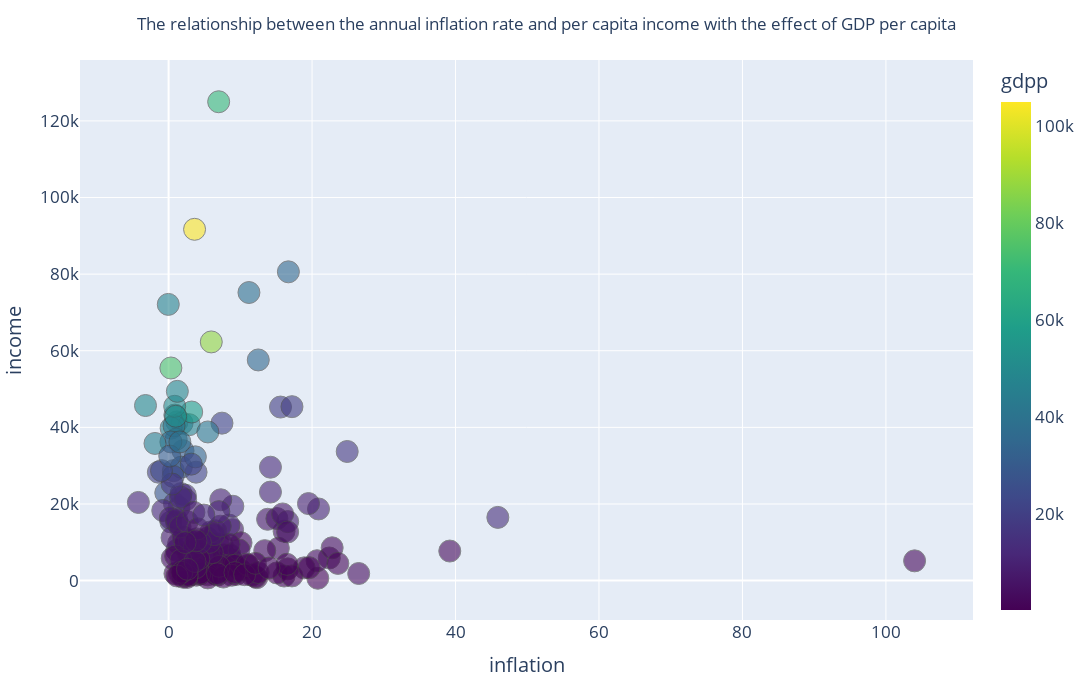

The code cell stored with this chart in its notebook:
### Markdown cell above
✅ General pattern:
1. Most countries have export rates between 0 and 50 percent
2. We see countries that have low exports but high GDP per capita. These countries are export-dependent countries
3. Countries with high export rates and high GDP per capita are strong industrial countries

### Code cell
fig = px.scatter(
    df,
    x="inflation",
    y="income",
    color="gdpp",
    color_continuous_scale="viridis",
    hover_name="country",
    size_max=40,
    opacity=0.7
)

fig.update_traces(marker=dict(size=22)) 
fig.update_traces(
    marker=dict(
        opacity=0.6,
        line=dict(width=1)
    )
)

fig.update_layout(
    title=f"The relationship between the annual inflation rate and per capita income with the effect of GDP per capita",
    width=1400,
    height=700,
    title_font_size=17,
    xaxis_title="inflation",
    yaxis_title="income",
    font=dict(size=17),
    title_x = 0.5
    
)

fig.show()

### Figure 1 — Plotly figure (JSON) as saved in the notebook; plotly's stock layout.template omitted (floating-point values rounded to 4 significant figures; data arrays with more than 128 entries replaced by an {"elided": "..."} marker saying what was removed)
{"data": [{"hovertemplate": "<b>%{hovertext}</b><br><br>inflation=%{x}<br>income=%{y}<br>gdpp=%{marker.color}<extra></extra>", "hovertext": {"elided": "167 str values"}, "legendgroup": "", "marker": {"color": {"elided": "167 int values"}, "coloraxis": "coloraxis", "line": {"width": 1}, "opacity": 0.6, "size": 22, "symbol": "circle"}, "mode": "markers", "name": "", "orientation": "v", "showlegend": false, "type": "scatter", "x": {"elided": "167 float values"}, "xaxis": "x", "y": {"elided": "167 int values"}, "yaxis": "y"}], "layout": {"coloraxis": {"colorbar": {"title": {"text": "gdpp"}}, "colorscale": [[0, "#440154"], [0.1111, "#482878"], [0.2222, "#3e4989"], [0.3333, "#31688e"], [0.4444, "#26828e"], [0.5556, "#1f9e89"], [0.6667, "#35b779"], [0.7778, "#6ece58"], [0.8889, "#b5de2b"], [1, "#fde725"]]}, "font": {"size": 17}, "height": 700, "legend": {"tracegroupgap": 0}, "margin": {"t": 60}, "title": {"font": {"size": 17}, "text": "The relationship between the annual inflation rate and per capita income with the effect of GDP per capita", "x": 0.5}, "width": 1400, "xaxis": {"anchor": "y", "domain": [0, 1], "title": {"text": "inflation"}}, "yaxis": {"anchor": "x", "domain": [0, 1], "title": {"text": "income"}}}}
